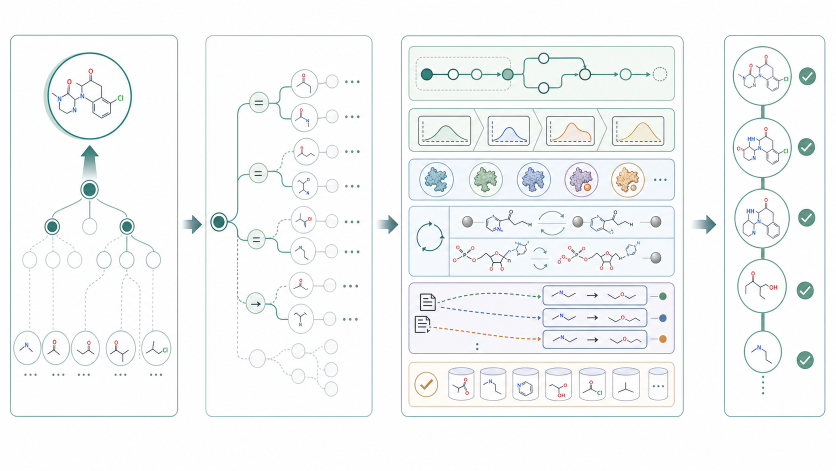
#> input picture paper/nature_autoplanner_cascade/figures/generated/figure1_image2_background.png, 1672 x 941 px (shown at 1/2 size)
$ python make_main_figure.py
#> lines starting #> are read from the running program, lines starting #| are printed output that depends on the picture
#!/usr/bin/env python3
"""Compose the labelled Figure 1 from the generated image2 background."""

from __future__ import annotations

from pathlib import Path

from PIL import Image, ImageDraw, ImageFont


ROOT = Path(__file__).resolve().parents[1]
BACKGROUND = ROOT / "figures" / "generated" / "figure1_image2_background.png"
OUT = ROOT / "figures" / "figure1_cascade_native.png"
FONT = Path("/usr/share/fonts/truetype/dejavu/DejaVuSans.ttf")
FONT_BOLD = Path("/usr/share/fonts/truetype/dejavu/DejaVuSans-Bold.ttf")


def _font(path: Path, size: int) -> ImageFont.FreeTypeFont:
    return ImageFont.truetype(str(path), size=size)


def _draw_label(
    draw: ImageDraw.ImageDraw,
    x: int,
    y: int,
    width: int,
    panel: str,
    title: str,
    subtitle: str,
) -> None:
    dark = (31, 45, 51)
    teal = (33, 128, 117)
    muted = (86, 101, 107)
    draw.rounded_rectangle((x, y, x + width, y + 86), radius=18, fill=(255, 255, 255, 236), outline=(209, 224, 224), width=2)
    draw.ellipse((x + 16, y + 18, x + 62, y + 64), fill=(230, 246, 240), outline=(94, 168, 156), width=2)
    draw.text((x + 31, y + 25), panel, fill=teal, font=_font(FONT_BOLD, 24))
    draw.text((x + 80, y + 16), title, fill=dark, font=_font(FONT_BOLD, 22))
    draw.text((x + 80, y + 50), subtitle, fill=muted, font=_font(FONT, 16))


def main() -> None:
    image = Image.open(BACKGROUND).convert("RGBA")
    width, height = image.size
#> width = 1672; height = 941
    scale = width / 1680
#> scale = 0.995
    canvas = Image.new("RGBA", (width, height + 180), (255, 255, 255, 255))
#> canvas: PIL image 1672x1121 RGBA; every value is 255
    canvas.alpha_composite(image, (0, 136))
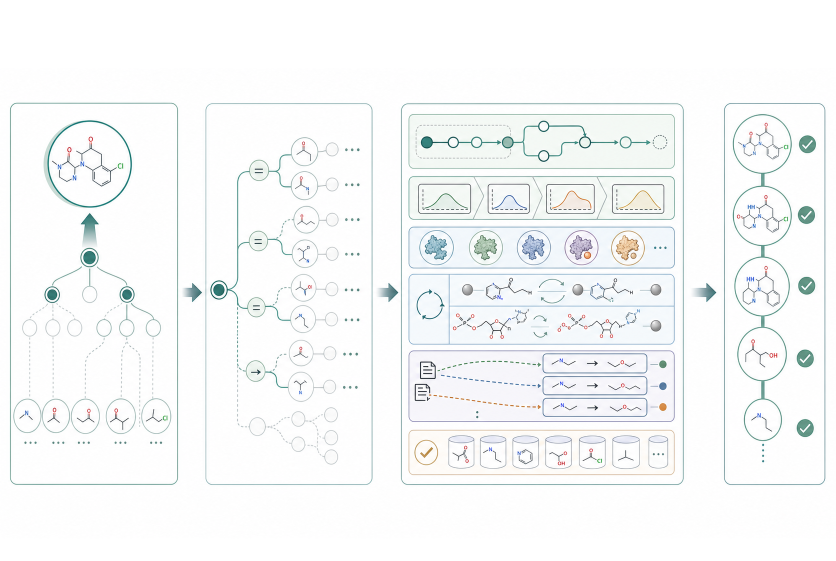
#> canvas: PIL image 1672x1121 RGBA (shown at 1/2 size); mean R, G, B, A 246.2, 247.9, 248.1, 255
    draw = ImageDraw.Draw(canvas)

    title_font = _font(FONT_BOLD, int(32 * scale))
    body_font = _font(FONT, int(21 * scale))
    small_font = _font(FONT, int(17 * scale))
    dark = (28, 42, 49)
    muted = (84, 101, 108)
    teal = (33, 128, 117)

    draw.text((42, 28), "AutoPlanner-Cascade: process-aware cascade program search", fill=dark, font=title_font)
    draw.text(
        (42, 78),
        "Retrosynthesis is optimized over molecule graph, process graph, condition graph and evidence graph.",
        fill=muted,
        font=body_font,
    )
    draw.rounded_rectangle((1178, 26, 1624, 84), radius=17, fill=(236, 247, 242), outline=(199, 225, 218), width=2)
    draw.text((1204, 44), "coverage-first controller + learned leaf policy", fill=teal, font=small_font)

    y = int(136 * scale)
#> y = 135
    _draw_label(draw, int(28 * scale), y, int(360 * scale), "A", "Route-tree proposals", "ChemEnzy, templates, retrieval")
    _draw_label(draw, int(420 * scale), y, int(370 * scale), "B", "Coverage-aware search", "leaf policy; source scheduling")
    _draw_label(draw, int(820 * scale), y, int(440 * scale), "C", "Cascade program state", "stages, conditions, cofactors")
    _draw_label(draw, int(1292 * scale), y, int(350 * scale), "D", "Feasible plan set", "stock and process diagnostics")

    OUT.parent.mkdir(parents=True, exist_ok=True)
    canvas.convert("RGB").save(OUT, quality=95, optimize=True)
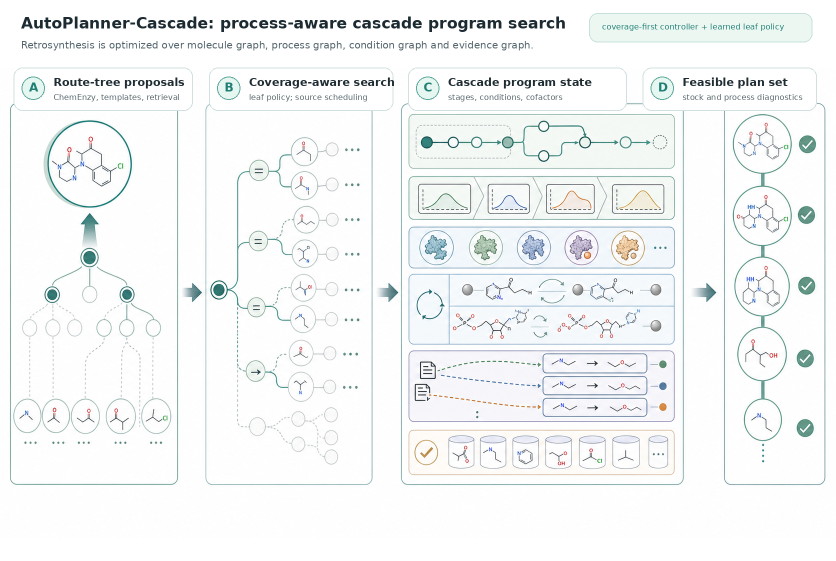
#> saved as figure1_cascade_native.png: PIL image 1672x1121 RGB (shown at 1/2 size); mean R, G, B 243, 245.2, 245.4
    print(OUT)


if __name__ == "__main__":
    main()
